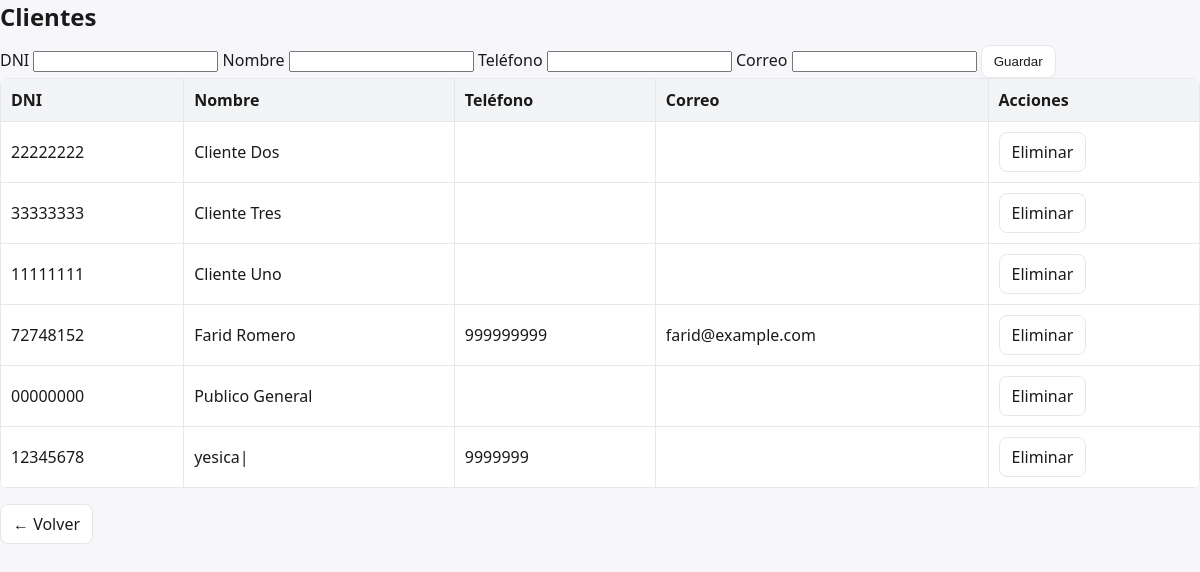
/index.php?r=customer/index (signed in), run on the app's committed database.
### tables this page shows
CREATE TABLE cliente (
  dni VARCHAR(8) PRIMARY KEY,
  nombre VARCHAR(100) NOT NULL,
  direccion VARCHAR(255),
  fecha_nacimiento DATE,
  telefono VARCHAR(20),
  correo VARCHAR(100)
);

### app/controllers/CustomerController.php (called while the page is built, shortened)
<?php
require_once __DIR__.'/../lib/session.php';require_once __DIR__.'/../lib/auth.php';require_once __DIR__.'/../lib/db.php';require_once __DIR__.'/../lib/util.php';
function customer_index(){require_login();$pdo=DB::pdo();if($_SERVER['REQUEST_METHOD']==='POST'){$dni=trim($_POST['dni']??'');$nombre=trim($_POST['nombre']??'');$telefono=trim($_POST['telefono']??'');$correo=trim($_POST['correo']??'');if($dni&&$nombre){$st=$pdo->prepare('INSERT INTO cliente(dni,nombre,telefono,correo) VALUES (?,?,?,?) ON DUPLICATE KEY UPDATE nombre=VALUES(nombre),telefono=VALUES(telefono),correo=VALUES(correo)');$st->execute([$dni,$nombre,$telefono,$correo]);}}$rows=$pdo->query('SELECT dni,nombre,telefono,correo FROM cliente ORDER BY nombre')->fetchAll();include __DIR__.'/../views/customer_index.php';}

### app/lib/util.php (called while the page is built)
<?php
if (!function_exists('h')) {
    function h($s) {
        return htmlspecialchars((string)$s, ENT_QUOTES, 'UTF-8');
    }
}

### app/views/customer_index.php (the view)
<!doctype html><html><head><meta charset='utf-8'><title>Clientes</title><link rel='stylesheet' href='assets/styles.css'></head><body><h2>Clientes</h2><form method='post'><label>DNI <input name='dni' required></label> <label>Nombre <input name='nombre' required></label> <label>Teléfono <input name='telefono'></label> <label>Correo <input name='correo' type='email'></label> <button class='btn'>Guardar</button></form><table><tr><th>DNI</th><th>Nombre</th><th>Teléfono</th><th>Correo</th><th>Acciones</th></tr><?php foreach($rows as $r):?><tr><td><?=h($r['dni'])?></td><td><?=h($r['nombre'])?></td><td><?=h($r['telefono'])?></td><td><?=h($r['correo'])?></td><td><a class='btn' href='index.php?r=customer/delete&dni=<?=$r['dni']?>'>Eliminar</a></td></tr><?php endforeach;?></table><p><a class='btn' href='index.php?r=home'>← Volver</a></p></body></html>

### public/index.php (shortened to what this page needs)
<?php
require_once __DIR__.'/../app/controllers/CustomerController.php';
require_once __DIR__.'/../app/lib/util.php';
$r = isset($_GET['r']) ? trim((string)$_GET['r']) : 'home';
switch ($r) {
    case 'customer/index':   customer_index();   break;
}

### public/assets/styles.css (style rules this page uses)
:root { --bg:#f7f7fb; --card:#fff; --ink:#1a1a1a; --muted:#6b7280; --line:#e5e7eb; --primary:#2563eb; }
* { box-sizing:border-box }
body { font-family:system-ui,Segoe UI,Arial,sans-serif;margin:0;background:var(--bg);color:var(--ink) }
h1,h2,h3 { margin:0 0 12px }
table { border-collapse:collapse;width:100%;background:#fff;border-radius:8px;overflow:hidden }
th,td { border:1px solid var(--line);padding:10px }
th { background:#f3f4f6;text-align:left }
.btn { display:inline-block;padding:8px 12px;border:1px solid var(--line);background:#fff;border-radius:8px;text-decoration:none;color:var(--ink);transition:.15s }

### data on the page
cliente: dni "22222222", nombre "Cliente Dos"
cliente: dni "33333333", nombre "Cliente Tres"
cliente: dni "11111111", nombre "Cliente Uno"
cliente: dni "72748152", nombre "Farid Romero", telefono "999999999", correo "farid@example.com"
cliente: dni "00000000", nombre "Publico General"
cliente: dni "12345678", nombre "yesica|", telefono "9999999"
